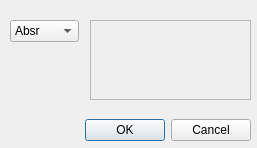
<?xml version="1.0" encoding="UTF-8"?>
<ui version="4.0">
 <class>DialogUpdate_db</class>
 <widget class="QDialog" name="DialogUpdate_db">
  <property name="geometry">
   <rect>
    <x>0</x>
    <y>0</y>
    <width>257</width>
    <height>148</height>
   </rect>
  </property>
  <property name="windowTitle">
   <string>Dialog</string>
  </property>
  <widget class="QDialogButtonBox" name="buttonBox">
   <property name="geometry">
    <rect>
     <x>30</x>
     <y>110</y>
     <width>221</width>
     <height>41</height>
    </rect>
   </property>
   <property name="orientation">
    <enum>Qt::Horizontal</enum>
   </property>
   <property name="standardButtons">
    <set>QDialogButtonBox::Cancel|QDialogButtonBox::Ok</set>
   </property>
  </widget>
  <widget class="QScrollArea" name="scrollArea">
   <property name="geometry">
    <rect>
     <x>90</x>
     <y>20</y>
     <width>161</width>
     <height>80</height>
    </rect>
   </property>
   <property name="widgetResizable">
    <bool>true</bool>
   </property>
   <widget class="QWidget" name="scrollAreaWidgetContents">
    <property name="geometry">
     <rect>
      <x>0</x>
      <y>0</y>
      <width>159</width>
      <height>78</height>
     </rect>
    </property>
   </widget>
  </widget>
  <widget class="QComboBox" name="comboBox_2">
   <property name="geometry">
    <rect>
     <x>10</x>
     <y>20</y>
     <width>69</width>
     <height>22</height>
    </rect>
   </property>
   <item>
    <property name="text">
     <string>Absr</string>
    </property>
   </item>
   <item>
    <property name="text">
     <string>Ch</string>
    </property>
   </item>
   <item>
    <property name="text">
     <string>Cr</string>
    </property>
   </item>
   <item>
    <property name="text">
     <string>Fuse</string>
    </property>
   </item>
   <item>
    <property name="text">
     <string>Fuse_T</string>
    </property>
   </item>
  </widget>
 </widget>
 <resources/>
 <connections>
  <connection>
   <sender>buttonBox</sender>
   <signal>accepted()</signal>
   <receiver>DialogUpdate_db</receiver>
   <slot>accept()</slot>
   <hints>
    <hint type="sourcelabel">
     <x>248</x>
     <y>254</y>
    </hint>
    <hint type="destinationlabel">
     <x>157</x>
     <y>274</y>
    </hint>
   </hints>
  </connection>
  <connection>
   <sender>buttonBox</sender>
   <signal>rejected()</signal>
   <receiver>DialogUpdate_db</receiver>
   <slot>reject()</slot>
   <hints>
    <hint type="sourcelabel">
     <x>316</x>
     <y>260</y>
    </hint>
    <hint type="destinationlabel">
     <x>286</x>
     <y>274</y>
    </hint>
   </hints>
  </connection>
 </connections>
</ui>
